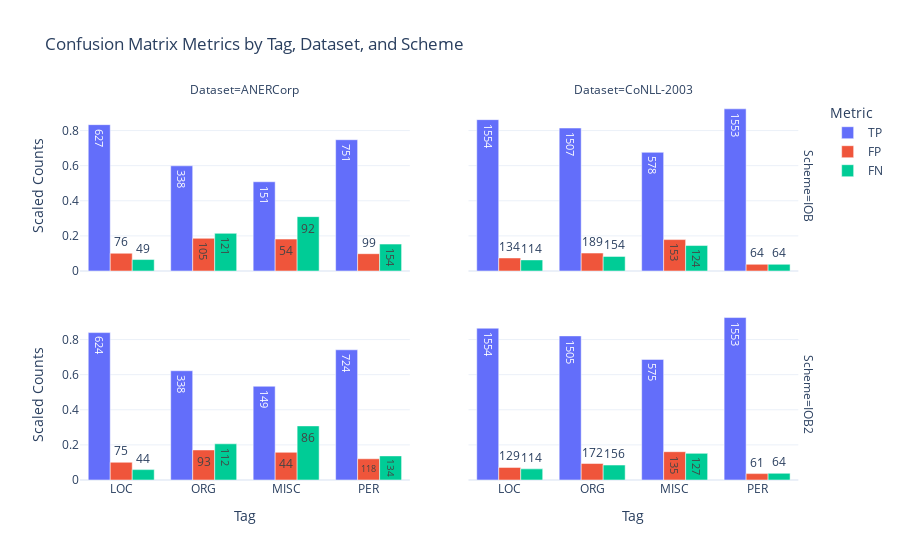

The code cell stored with this chart in its notebook:
### Markdown cell above
bar confusion

### Code cell
matrix_data = []
for data, values in dash_data.items():
    entity_matrix = pd.DataFrame(values.entity_non_strict_confusion_data['confusion_matrix']).T 
    entity_strict_matrix = pd.DataFrame(values.entity_strict_confusion_data['confusion_matrix']).T
    entity_matrix['Dataset'] = data
    entity_matrix['Scheme'] = 'IOB'
    entity_strict_matrix['Dataset'] = data
    entity_strict_matrix['Scheme'] = 'IOB2'
    matrix_data.append(pd.concat([
		entity_matrix, 
		entity_strict_matrix
	]))
    
matrix_df = pd.concat(matrix_data)
matrix_df.reset_index(inplace=True)
matrix_df.rename(columns={'index': 'Tag'}, inplace=True)

matrix_df['Tag'] = matrix_df['Tag'].replace(tag_mapping)
matrix_df['Dataset'] = matrix_df['Dataset'].replace(dataset_mapping)
# Assuming 'matrix_df' has been set up as your DataFrame
df = matrix_df.copy()

# Calculate the sum of TP, FP, and FN per group for normalization purposes
grouped = df.groupby(['Tag', 'Dataset', 'Scheme']).sum()
grouped['Total'] = grouped['TP'] + grouped['FP'] + grouped['FN']

# Merge the total back into the original DataFrame
df = df.merge(grouped['Total'], on=['Tag', 'Dataset', 'Scheme'], how='left')

# Store actual counts for displaying as text
df['TP_Count'] = df['TP']
df['FP_Count'] = df['FP']
df['FN_Count'] = df['FN']

# Normalize the TP, FP, FN values for plotting
df['TP'] = df['TP'] / df['Total']
df['FP'] = df['FP'] / df['Total']
df['FN'] = df['FN'] / df['Total']

# Melt the DataFrame for plotting
df_long = df.melt(id_vars=["Tag", "Dataset", "Scheme"], value_vars=["TP", "FP", "FN"], var_name="Metric", value_name="Scale")
df_counts = df.melt(id_vars=["Tag", "Dataset", "Scheme"], value_vars=["TP_Count", "FP_Count", "FN_Count"], var_name="Metric", value_name="Count")

# Replace '_Count' to align with the other metric names
df_counts['Metric'] = df_counts['Metric'].str.replace('_Count', '')

# Merge percentage and actual count data
df_long = df_long.merge(df_counts, on=["Tag", "Dataset", "Scheme", "Metric"])

# Creating the faceted bar plot with actual counts displayed on normalized bars
fig = px.bar(df_long, x="Tag", y="Scale", color="Metric",
             facet_row="Scheme", facet_col="Dataset",
             title="Confusion Matrix Metrics by Tag, Dataset, and Scheme",
             labels={"Scale": "Scaled Counts"},
             barmode='group',
             template="plotly_white",
             facet_row_spacing=0.1,  # Adjusted spacing
             facet_col_spacing=0.08,
             text='Count'  # Display the actual Count on top of each bar
             )

# Set text to display above bars
# fig.update_traces(texttemplate='%{text}', textposition='outside')
fig.update_layout(
    plot_bgcolor='rgba(255,255,255,1)',  # Ensure the background is white
    paper_bgcolor='rgba(255,255,255,1)',  # Ensure the paper background is also white
)

fig.show()

### Figure 1 — Plotly figure (JSON) as saved in the notebook; plotly's stock layout.template omitted (floating-point values rounded to 4 significant figures)
{"data": [{"alignmentgroup": "True", "hovertemplate": "Metric=TP<br>Scheme=IOB<br>Dataset=ANERCorp<br>Tag=%{x}<br>Scaled Counts=%{y}<br>Count=%{text}<extra></extra>", "legendgroup": "TP", "marker": {"color": "#636efa", "pattern": {"shape": ""}}, "name": "TP", "offsetgroup": "TP", "orientation": "v", "showlegend": true, "text": [627, 338, 151, 751], "textposition": "auto", "type": "bar", "x": ["LOC", "ORG", "MISC", "PER"], "xaxis": "x3", "y": [0.8338, 0.5993, 0.5084, 0.748], "yaxis": "y3"}, {"alignmentgroup": "True", "hovertemplate": "Metric=TP<br>Scheme=IOB<br>Dataset=CoNLL-2003<br>Tag=%{x}<br>Scaled Counts=%{y}<br>Count=%{text}<extra></extra>", "legendgroup": "TP", "marker": {"color": "#636efa", "pattern": {"shape": ""}}, "name": "TP", "offsetgroup": "TP", "orientation": "v", "showlegend": false, "text": [1553, 1554, 1507, 578], "textposition": "auto", "type": "bar", "x": ["PER", "LOC", "ORG", "MISC"], "xaxis": "x4", "y": [0.9239, 0.8624, 0.8146, 0.676], "yaxis": "y4"}, {"alignmentgroup": "True", "hovertemplate": "Metric=TP<br>Scheme=IOB2<br>Dataset=ANERCorp<br>Tag=%{x}<br>Scaled Counts=%{y}<br>Count=%{text}<extra></extra>", "legendgroup": "TP", "marker": {"color": "#636efa", "pattern": {"shape": ""}}, "name": "TP", "offsetgroup": "TP", "orientation": "v", "showlegend": false, "text": [624, 338, 149, 724], "textposition": "auto", "type": "bar", "x": ["LOC", "ORG", "MISC", "PER"], "xaxis": "x", "y": [0.8398, 0.6225, 0.5341, 0.7418], "yaxis": "y"}, {"alignmentgroup": "True", "hovertemplate": "Metric=TP<br>Scheme=IOB2<br>Dataset=CoNLL-2003<br>Tag=%{x}<br>Scaled Counts=%{y}<br>Count=%{text}<extra></extra>", "legendgroup": "TP", "marker": {"color": "#636efa", "pattern": {"shape": ""}}, "name": "TP", "offsetgroup": "TP", "orientation": "v", "showlegend": false, "text": [1553, 1554, 1505, 575], "textposition": "auto", "type": "bar", "x": ["PER", "LOC", "ORG", "MISC"], "xaxis": "x2", "y": [0.9255, 0.8648, 0.8211, 0.687], "yaxis": "y2"}, {"alignmentgroup": "True", "hovertemplate": "Metric=FP<br>Scheme=IOB<br>Dataset=ANERCorp<br>Tag=%{x}<br>Scaled Counts=%{y}<br>Count=%{text}<extra></extra>", "legendgroup": "FP", "marker": {"color": "#EF553B", "pattern": {"shape": ""}}, "name": "FP", "offsetgroup": "FP", "orientation": "v", "showlegend": true, "text": [76, 105, 54, 99], "textposition": "auto", "type": "bar", "x": ["LOC", "ORG", "MISC", "PER"], "xaxis": "x3", "y": [0.1011, 0.1862, 0.1818, 0.09861], "yaxis": "y3"}, {"alignmentgroup": "True", "hovertemplate": "Metric=FP<br>Scheme=IOB<br>Dataset=CoNLL-2003<br>Tag=%{x}<br>Scaled Counts=%{y}<br>Count=%{text}<extra></extra>", "legendgroup": "FP", "marker": {"color": "#EF553B", "pattern": {"shape": ""}}, "name": "FP", "offsetgroup": "FP", "orientation": "v", "showlegend": false, "text": [64, 134, 189, 153], "textposition": "auto", "type": "bar", "x": ["PER", "LOC", "ORG", "MISC"], "xaxis": "x4", "y": [0.03807, 0.07436, 0.1022, 0.1789], "yaxis": "y4"}, {"alignmentgroup": "True", "hovertemplate": "Metric=FP<br>Scheme=IOB2<br>Dataset=ANERCorp<br>Tag=%{x}<br>Scaled Counts=%{y}<br>Count=%{text}<extra></extra>", "legendgroup": "FP", "marker": {"color": "#EF553B", "pattern": {"shape": ""}}, "name": "FP", "offsetgroup": "FP", "orientation": "v", "showlegend": false, "text": [75, 93, 44, 118], "textposition": "auto", "type": "bar", "x": ["LOC", "ORG", "MISC", "PER"], "xaxis": "x", "y": [0.1009, 0.1713, 0.1577, 0.1209], "yaxis": "y"}, {"alignmentgroup": "True", "hovertemplate": "Metric=FP<br>Scheme=IOB2<br>Dataset=CoNLL-2003<br>Tag=%{x}<br>Scaled Counts=%{y}<br>Count=%{text}<extra></extra>", "legendgroup": "FP", "marker": {"color": "#EF553B", "pattern": {"shape": ""}}, "name": "FP", "offsetgroup": "FP", "orientation": "v", "showlegend": false, "text": [61, 129, 172, 135], "textposition": "auto", "type": "bar", "x": ["PER", "LOC", "ORG", "MISC"], "xaxis": "x2", "y": [0.03635, 0.07179, 0.09384, 0.1613], "yaxis": "y2"}, {"alignmentgroup": "True", "hovertemplate": "Metric=FN<br>Scheme=IOB<br>Dataset=ANERCorp<br>Tag=%{x}<br>Scaled Counts=%{y}<br>Count=%{text}<extra></extra>", "legendgroup": "FN", "marker": {"color": "#00cc96", "pattern": {"shape": ""}}, "name": "FN", "offsetgroup": "FN", "orientation": "v", "showlegend": true, "text": [49, 121, 92, 154], "textposition": "auto", "type": "bar", "x": ["LOC", "ORG", "MISC", "PER"], "xaxis": "x3", "y": [0.06516, 0.2145, 0.3098, 0.1534], "yaxis": "y3"}, {"alignmentgroup": "True", "hovertemplate": "Metric=FN<br>Scheme=IOB<br>Dataset=CoNLL-2003<br>Tag=%{x}<br>Scaled Counts=%{y}<br>Count=%{text}<extra></extra>", "legendgroup": "FN", "marker": {"color": "#00cc96", "pattern": {"shape": ""}}, "name": "FN", "offsetgroup": "FN", "orientation": "v", "showlegend": false, "text": [64, 114, 154, 124], "textposition": "auto", "type": "bar", "x": ["PER", "LOC", "ORG", "MISC"], "xaxis": "x4", "y": [0.03807, 0.06326, 0.08324, 0.145], "yaxis": "y4"}, {"alignmentgroup": "True", "hovertemplate": "Metric=FN<br>Scheme=IOB2<br>Dataset=ANERCorp<br>Tag=%{x}<br>Scaled Counts=%{y}<br>Count=%{text}<extra></extra>", "legendgroup": "FN", "marker": {"color": "#00cc96", "pattern": {"shape": ""}}, "name": "FN", "offsetgroup": "FN", "orientation": "v", "showlegend": false, "text": [44, 112, 86, 134], "textposition": "auto", "type": "bar", "x": ["LOC", "ORG", "MISC", "PER"], "xaxis": "x", "y": [0.05922, 0.2063, 0.3082, 0.1373], "yaxis": "y"}, {"alignmentgroup": "True", "hovertemplate": "Metric=FN<br>Scheme=IOB2<br>Dataset=CoNLL-2003<br>Tag=%{x}<br>Scaled Counts=%{y}<br>Count=%{text}<extra></extra>", "legendgroup": "FN", "marker": {"color": "#00cc96", "pattern": {"shape": ""}}, "name": "FN", "offsetgroup": "FN", "orientation": "v", "showlegend": false, "text": [64, 114, 156, 127], "textposition": "auto", "type": "bar", "x": ["PER", "LOC", "ORG", "MISC"], "xaxis": "x2", "y": [0.03814, 0.06344, 0.08511, 0.1517], "yaxis": "y2"}], "layout": {"annotations": [{"font": {}, "showarrow": false, "text": "Dataset=ANERCorp", "x": 0.225, "xanchor": "center", "xref": "paper", "y": 1, "yanchor": "bottom", "yref": "paper"}, {"font": {}, "showarrow": false, "text": "Dataset=CoNLL-2003", "x": 0.755, "xanchor": "center", "xref": "paper", "y": 1, "yanchor": "bottom", "yref": "paper"}, {"font": {}, "showarrow": false, "text": "Scheme=IOB2", "textangle": 90, "x": 0.98, "xanchor": "left", "xref": "paper", "y": 0.225, "yanchor": "middle", "yref": "paper"}, {"font": {}, "showarrow": false, "text": "Scheme=IOB", "textangle": 90, "x": 0.98, "xanchor": "left", "xref": "paper", "y": 0.775, "yanchor": "middle", "yref": "paper"}], "barmode": "group", "legend": {"title": {"text": "Metric"}, "tracegroupgap": 0}, "paper_bgcolor": "rgba(255,255,255,1)", "plot_bgcolor": "rgba(255,255,255,1)", "title": {"text": "Confusion Matrix Metrics by Tag, Dataset, and Scheme"}, "xaxis": {"anchor": "y", "domain": [0, 0.45], "title": {"text": "Tag"}}, "xaxis2": {"anchor": "y2", "domain": [0.53, 0.98], "matches": "x", "title": {"text": "Tag"}}, "xaxis3": {"anchor": "y3", "domain": [0, 0.45], "matches": "x", "showticklabels": false}, "xaxis4": {"anchor": "y4", "domain": [0.53, 0.98], "matches": "x", "showticklabels": false}, "yaxis": {"anchor": "x", "domain": [0, 0.45], "title": {"text": "Scaled Counts"}}, "yaxis2": {"anchor": "x2", "domain": [0, 0.45], "matches": "y", "showticklabels": false}, "yaxis3": {"anchor": "x3", "domain": [0.55, 1], "matches": "y", "title": {"text": "Scaled Counts"}}, "yaxis4": {"anchor": "x4", "domain": [0.55, 1], "matches": "y", "showticklabels": false}}}
